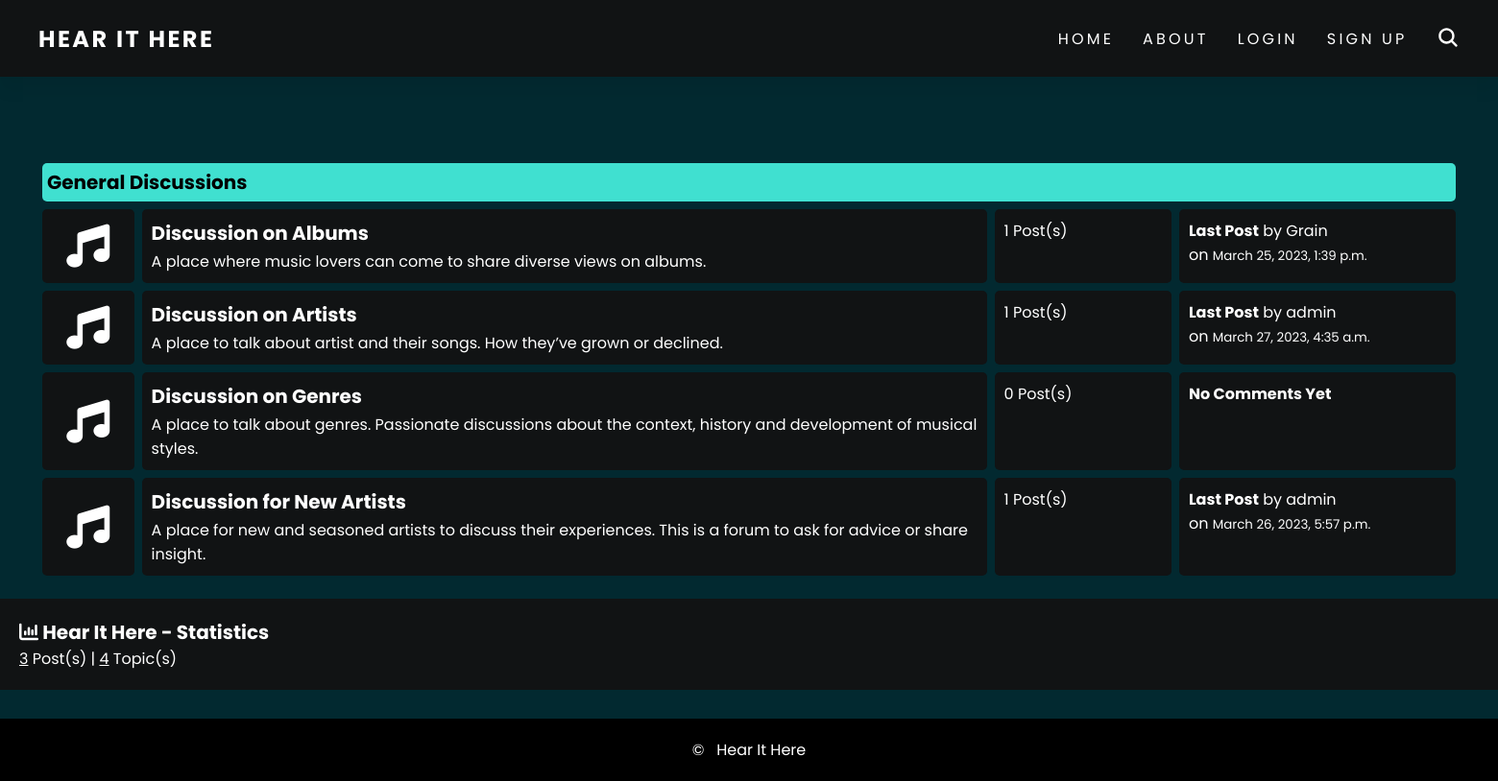
The page / on the database its author committed.
### forum/models.py (models this page shows, shortened)
class Category(models.Model):
    title = models.CharField(max_length=50, unique=True, null=False)
    content = models.CharField(max_length=500, null=True)

class Post(models.Model):
    title = models.CharField(max_length=100, unique=True, null=False)
    description = models.TextField(null=False)
    time = models.DateTimeField(auto_now_add=True)
    user = models.ForeignKey(CustomUser, on_delete=models.CASCADE)
    category = models.ForeignKey(Category, on_delete=models.CASCADE)

### account/models.py (models this page shows, shortened)
class CustomUser(AbstractBaseUser, PermissionsMixin):
    email = models.EmailField(max_length=255, null=False, unique=True)
    username = models.CharField(max_length=50, null=False, unique=True)
    date_joined = models.DateTimeField(auto_now_add=True)
    is_staff = models.BooleanField(default=False)
    is_active = models.BooleanField(default=False)
    is_mod = models.BooleanField(default=False)
    USERNAME_FIELD = 'username'
    REQUIRED_FIELDS = ['email']
    objects = CustomUserManager()

### homepage/views.py (the view)
# urls.py: path('', views.home_response, name='home'),
def home_response(request):
    categories = Category.objects.all()
    total = 0
    for category in categories:
        total += category.post_set.count()
    return render(request, 'index.html', {'categories': categories, 'total': total})

### homepage/templates/index.html (shortened to what this page needs)
{% extends 'templates/base.html' %}
{% block content %}
<div class = "container">
    <div class = "subforum">
        <div class = "subforum-title">
            <h1>General Discussions</h1>
        </div>
        {% for category in categories %}
            <div class = "subforum-row">
                <div class = "subforum-icon subforum-column center">
                    <i class="fa-solid fa-music"></i>
                </div>
                <div class = "subforum-description subforum-column">
                    <h1><a href="{% url 'forum:posts' category_id=category.id %}">{{ category.title }}</a></h1>
                    <p class="content-p">{{ category.content }}</p>
                </div>
                <div class = "subforum-stats subforum-column">
                    <span>{{ category.post_set.count }} Post(s)</span>
                </div>
                <div class = "subforum-info subforum-column">
                    {% if category.post_set.last %}
                        <b><a class="last-post" href="{% url 'forum:view_post' category_id=category.id post_id=category.post_set.last.id%}">
                            Last Post</a></b> by
                        <a class="last-post" href="{% url 'account:profile' username=category.post_set.last.user.username %}">
                            {{ category.post_set.last.user.username }}</a>
                        <br>
                        on <small>{{ category.post_set.last.time  }}</small>
                    {% else %}
                        <b><a>No Comments Yet</a></b>
                    {% endif %}
                </div>
            </div>
        {% endfor %}
    </div>
</div>
<div class = "forum-info">
    <div class = "chart">
        <i class = "fa fa-bar-chart"></i> Hear It Here - Statistics &nbsp;
    </div>
    <div>
      <span><u>{{ total }}</u> Post(s) |
          <u>{{ categories|length }}</u> Topic(s)</span>
    </div>
</div>
{% endblock %}

### static/css/style.css (style rules this page uses)
* { margin: 0; padding: 0; box-sizing: border-box; font-family: 'Poppins'; }
body { min-height: 100vh; background: rgb(2, 41, 48) 100%; overflow-x: hidden; color: #fff; }
a { color: #fff; text-decoration: none; }
h1 { font-size: 20px; font-weight: bolder; }
.container { margin: 0 20px; padding-bottom: 20px !important; padding: 0 20px; }
.subforum { margin-top: 20px; }
.subforum-title { background: #40E0D0; padding: 5px; border-radius: 5px; margin: 4px; color: black; }
.subforum-description { margin-block: 0; }
.subforum-row { display: grid; grid-template-columns: 7% 60% 13% 20% }
.subforum-column { padding: 10px; margin: 4px; border-radius: 5px; background-color: #111314; }
.subforum-description h1 a { display: inline-block; position: relative; padding-bottom: 2px; }
.subforum-description h1 a::before { content: ""; position: absolute; height: 2px; left: 0; bottom: 0; width: 0; background: #40E0D0; transition: width 0.25s ease-out; }
.center { display: flex; justify-content: center; align-items: center; }
.subforum-icon { font-size: 45px; }
.forum-info { padding: 20px; background-color: #111314; }
.chart { font-size: 20px; font-weight: bold; }

### rows shown on the page
Category: title "Discussion on Albums", content "A place where music lovers can come to share diverse views on albums.", post_set.count "1", post_set.last.user.username "Grain", post_set.last.time "March 25, 2023, 1:39 p.m."
Category: title "Discussion on Artists", content "A place to talk about artist and their songs. How they’ve grown or declined.", post_set.count "1", post_set.last.user.username "admin", post_set.last.time "March 27, 2023, 4:35 a.m."
Category: title "Discussion on Genres", content "A place to talk about genres. Passionate discussions about the context, history and development of musical styles.", post_set.count "0", shows "No Comments Yet"
Category: title "Discussion for New Artists", content "A place for new and seasoned artists to discuss their experiences. This is a forum to ask for advice or share insight.", post_set.count "1", post_set.last.user.username "admin", post_set.last.time "March 26, 2023, 5:57 p.m."

### other values the page prints
{{ total }} "3"
{{ categories|length }} "4"
